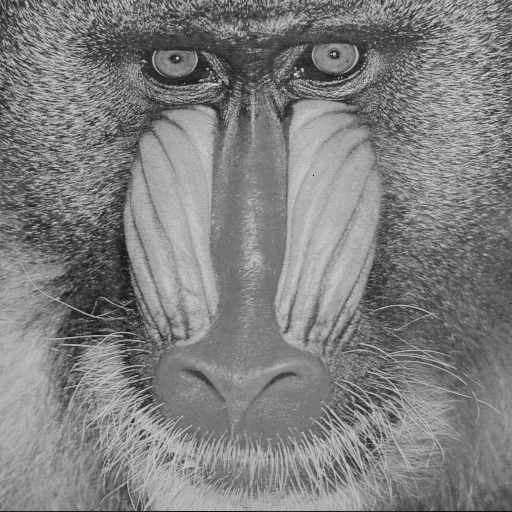
#> input picture Digtal-Image-Processing-Functions-Reading-and-Point-Operation/data/baboon.bmp, 512 x 512 px
$ python enhance_img.py
#> lines starting #> are read from the running program, lines starting #| are printed output that depends on the picture
import numpy as np
import os
import argparse
import cv2
import matplotlib.pyplot as plt

def read_img(path):
#> called with path = 'data/baboon.bmp'
    if path.split('.')[-1] == 'raw':
        with open(path, 'rb') as fd:
            rows = 512
            cols = 512
            f = np.fromfile(fd, dtype=np.uint8,count=rows*cols)
            img = f.reshape((rows, cols))
    else:
        img = cv2.imread(path, cv2.IMREAD_GRAYSCALE)
#> img is the input picture: shape (512, 512); min 0, max 209, mean 127.3

    return img

def enhancement(img, method):
#> called with method = 'log'
    if method == 'log':
        img = (np.log(img + 1) / (np.log(1 + np.max(img)))) * 255
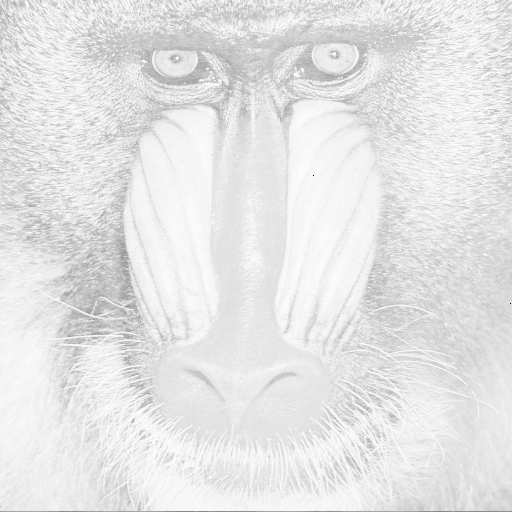
#> img: shape (512, 512) float16; min 0, max 255, mean 229.1
        enhance_img = np.array(img, dtype=np.uint8)
    elif method == 'gamma':
        enhance_img = gamma_correlation(img, gamma=2.2)
    elif method == 'negative':
        enhance_img = 255 - img
    return enhance_img

def gamma_correlation(img, gamma):
#> called with gamma = 2.2
    invGamma = 1.0 / gamma
    img_gamma = (img / 255) ** invGamma * 255
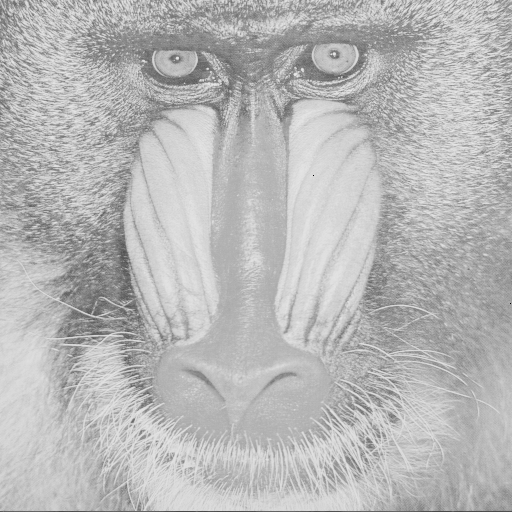
#> img_gamma: shape (512, 512) float64; min 0, max 233, mean 183.8
    return img_gamma

def main(args):

    img_name = args.img_path.split('/')[-1]
    img = read_img(args.img_path)

    fig = plt.figure(figsize=(24, 12))
    plt.subplot(411)
    plt.title(img_name, fontsize=20)
    plt.imshow(img, cmap='gray')
    plt.axis('off')

    plt.subplot(412)
    log_img = enhancement(img, method='log')
    plt.imshow(log_img, cmap='gray')
    plt.axis('off')

    plt.subplot(413)
    gamma_img = enhancement(img, method='gamma')
    plt.imshow(gamma_img, cmap='gray')
    plt.axis('off')

    plt.subplot(414)
    neg_img = enhancement(img, method='negative')
#> call 3 of enhancement, with method = 'negative'
#> in enhancement (call 3), `enhance_img = 255 - img`:
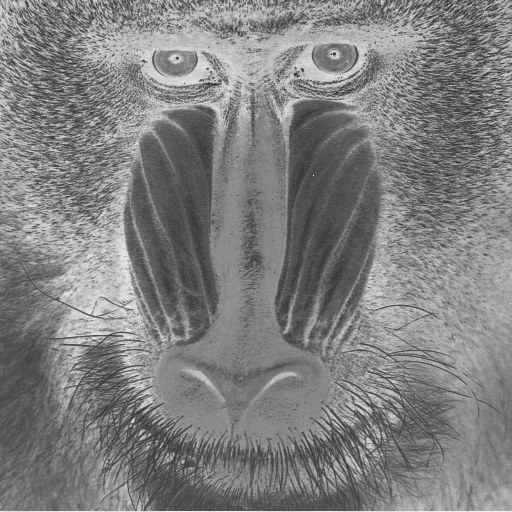
#> enhance_img: shape (512, 512); min 46, max 255, mean 127.7
    plt.imshow(neg_img, cmap='gray')
    plt.axis('off')

    fig.savefig(args.save_path)
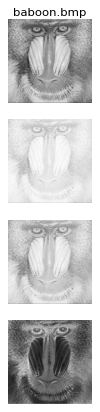
#> figure drawn by matplotlib, 4 panels

if __name__ == '__main__':
    parser = argparse.ArgumentParser()
    parser.add_argument("--img_path", type = str, default = 'data/baboon.bmp')
    parser.add_argument("--save_path", type = str, default = 'enhance_img_result/baboon.png')
    args = parser.parse_args()
    main(args)

$ run again, with Digtal-Image-Processing-Functions-Reading-and-Point-Operation/data/boat.bmp copied over Digtal-Image-Processing-Functions-Reading-and-Point-Operation/data/baboon.bmp
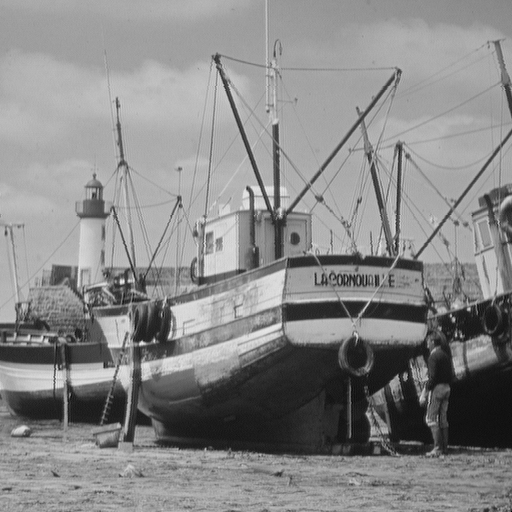
#> input picture Digtal-Image-Processing-Functions-Reading-and-Point-Operation/data/boat.bmp, 512 x 512 px
#> in read_img, img is the input picture: shape (512, 512); min 0, max 239, mean 136.1
#> in enhancement (call 3), `enhance_img = 255 - img`:
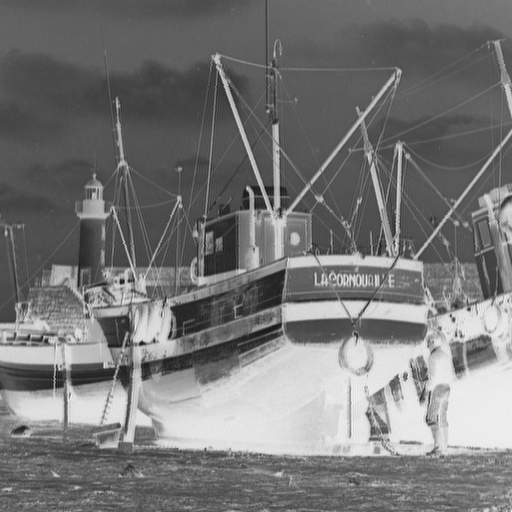
#> enhance_img: shape (512, 512); min 16, max 255, mean 118.9
#> in main, `fig.savefig(args.save_path)`:
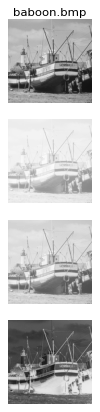
#> figure drawn by matplotlib, 4 panels
